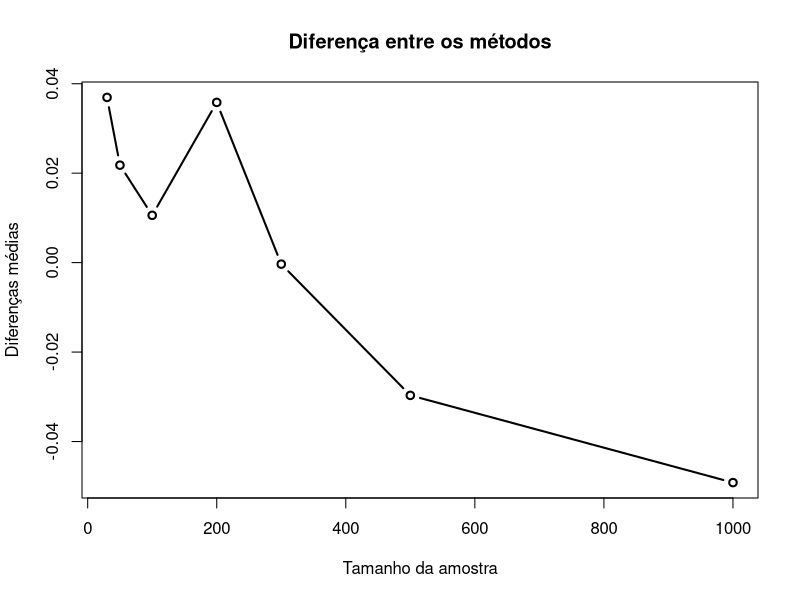

Recreate this plot in R.
set.seed(1918)

tamanho_amostra <- c(30, 50, 100, 200, 300, 500, 1000)
k <- 3000
p <- 0.6
nivel_conf <- 0.93
z <- qnorm((1 + nivel_conf)/2)

dif_media <- numeric(length(tamanho_amostra))

for (i in 1:length(tamanho_amostra)) {
  n <- tamanho_amostra[i]
  dif_comp <- numeric(k)
  
  for (j in 1:k) {
    amostra <- rbinom(n, 1, p)
    amostra_media <- mean(amostra)
    
    # Metodo 1
    proc <- function(p, amostra_media, n, z) {
      abs(amostra_media^2 - 2*amostra_media*p + p^2 - z^2*p*(1-p)/n)
    }
    p_valores <- seq(0, 1, 0.001)
    diferenca <- sapply(p_valores, proc, amostra_media=amostra_media, n=n, z=z)
    p_bai1 <- p_valores[which.min(diferenca[1:floor(length(diferenca)/2)])]
    p_cim1 <- p_valores[which.min(diferenca[(floor(length(diferenca)/2)+1):length(diferenca)]) + floor(length(diferenca)/2)]
    
    # Metodo 2
    se <- sqrt(amostra_media * (1-amostra_media) / n)
    p_bai2 <- amostra_media - z*se
    p_cim2 <- amostra_media + z*se
    

    dif_comp[j] <- (p_cim2 - p_bai2) - (p_cim1 - p_bai1)
  }
  
  dif_media[i] <- mean(dif_comp)
}

plot(tamanho_amostra, dif_media, type = "b", lwd = 2, 
     xlab = "Tamanho da amostra", ylab = "Diferenças médias",
     main = "Diferença entre os métodos")
